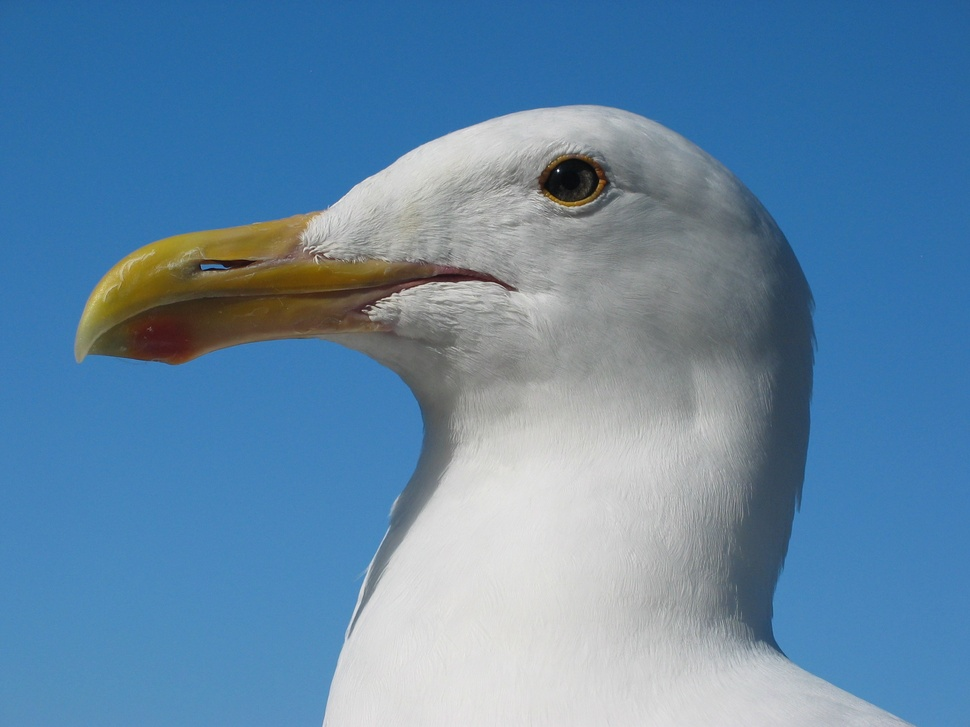
#> input picture 5th Semester/IDS (Intro to Data Science)/ASS/duck.jpg, 970 x 727 px, shrunk from 2272 x 1704 before the run
$ jupyter execute 'M.Soban Anjum_BSDSF21A007_Assignment_09.ipynb'   (older library calls are emulated)
#> lines starting #> are read from the running program, lines starting #| are printed output that depends on the picture; after the words box and inside, x2 and y2 are one past the last pixel; in counts of white or black regions, pixels touching at a corner belong together
# Assignment-09
### Numpy

### Questin 01
Scientific Data Analysis with NumPy You are a scientist conducting research on climate change. You have collected temperature data from weather stations around the world stored in a NumPy array. Your task is to analyze the data using NumPy to:
1. Calculate the average temperature for each month across all stations.
2. Identify the station with the highest and lowest average temperature.
3. Determine the month with the largest temperature variation.
4. Visualize the temperature data using line plots or heatmaps.

<b>Use the following data set

[cell 1]
import numpy as np

# Sample temperature data for each month (in Celsius)
temperature_data = np.array([
    # January
    [10, 12, 15, 8, 9],
    # February
    [11, 13, 14, 9, 10],
    # March
    [12, 14, 16, 10, 11],
    # April
    [14, 16, 18, 12, 13],
    # May
    [16, 18, 20, 14, 15],
    # June
    [18, 20, 22, 16, 17],
    # July
    [20, 22, 24, 18, 19],
    # August
    [22, 24, 26, 20, 21],
    # September
    [20, 22, 24, 18, 19],
    # October
    [18, 20, 22, 16, 17],
    # November
    [15, 17, 19, 13, 14],
    # December
    [12, 14, 16, 10, 11]
])

# Station names for reference
station_names = ['Station A', 'Station B', 'Station C', 'Station D', 'Station E']

[cell 2]
# Calculate the average temperature for each month across all stations
monthly_avg_temps = np.mean(temperature_data, axis=1)
print("Average temperature for each month across all stations:", monthly_avg_temps)

[cell 3]
# Calculate the average temperature for each station across all months
station_avg_temps = np.mean(temperature_data, axis=0)

# Identify the station with the highest and lowest average temperature
max_station_index = np.argmax(station_avg_temps)
min_station_index = np.argmin(station_avg_temps)

station_names = ['Station A', 'Station B', 'Station C', 'Station D', 'Station E']

print(f"Station with the highest average temperature: {station_names[max_station_index]} ({station_avg_temps[max_station_index]:.2f} °C)")
print(f"Station with the lowest average temperature: {station_names[min_station_index]} ({station_avg_temps[min_station_index]:.2f} °C)")

[cell 4]
# Calculate the temperature variation for each month (max - min)
monthly_temp_variation = np.ptp(temperature_data, axis=1)

# Identify the month with the largest temperature variation
max_variation_month_index = np.argmax(monthly_temp_variation)

month_names = ['January', 'February', 'March', 'April', 'May', 'June', 'July', 'August', 'September', 'October', 'November', 'December']

print(f"Month with the largest temperature variation: {month_names[max_variation_month_index]} ({monthly_temp_variation[max_variation_month_index]} °C)")

[cell 5]
import matplotlib.pyplot as plt

# Line plot for average temperatures of each month
plt.figure(figsize=(10, 6))
plt.plot(month_names, monthly_avg_temps, marker='o')
plt.title('Average Monthly Temperature Across All Stations')
plt.xlabel('Month')
plt.ylabel('Average Temperature (°C)')
plt.grid(True)
plt.show()

[cell 6]
# Heatmap for temperature data
plt.figure(figsize=(10, 6))
plt.imshow(temperature_data, cmap='hot', interpolation='nearest', aspect='auto')
plt.colorbar(label='Temperature (°C)')
plt.xticks(ticks=np.arange(len(station_names)), labels=station_names)
plt.yticks(ticks=np.arange(len(month_names)), labels=month_names)
plt.title('Temperature Data Heatmap')
plt.xlabel('Station')
plt.ylabel('Month')
plt.show()
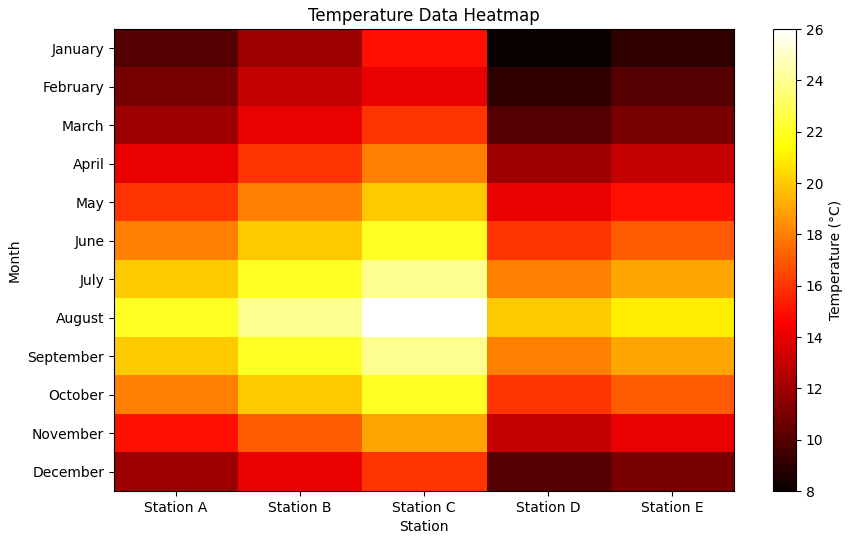
#> figure drawn by matplotlib, 2 panels

### Questin 02
 Financial Analysis with NumPy You are a data analyst working for a financial company. You have a dataset containing daily stock prices of a company for the past year stored in a NumPy array. Your task is to perform the following analysis using NumPy:
1. Calculate the daily returns of the stock prices.
2. Compute the mean, standard deviation, and variance of the daily returns.
3. Identify days with the highest and lowest returns.
4. Calculate the cumulative returns over the year.

<b>Use the following data set

[cell 7]
import numpy as np

# Sample daily stock prices for the past year
stock_prices = np.array([
    100.0, 102.5, 105.3, 107.1, 108.9, 110.7, 109.8, 108.2, 106.5, 105.0, 103.5, 102.0,
    101.2, 100.5, 99.8, 98.7, 97.6, 96.5, 95.4, 94.3, 93.2, 92.1, 91.0, 90.5, 90.0, 89.5,
    89.0, 88.5, 88.0, 87.5, 87.0, 86.5, 86.0, 86.5, 87.0, 87.5, 88.0, 88.5, 89.0, 89.5,
    90.0, 90.5, 91.0, 91.5, 92.0, 92.5, 93.0, 93.5, 94.0, 94.5, 95.0, 95.5, 96.0, 96.5,
    97.0, 97.5, 98.0, 98.5, 99.0, 99.5, 100.0, 101.0, 102.0, 103.0, 104.0, 105.0, 106.0,
    107.0, 108.0, 109.0, 110.0, 111.0, 112.0, 113.0, 114.0, 115.0, 116.0, 117.0, 118.0,
    119.0, 120.0, 121.0, 122.0, 123.0, 124.0, 125.0, 126.0, 127.0, 128.0, 129.0, 130.0,
    131.0, 132.0, 133.0, 134.0, 135.0, 136.0, 137.0, 138.0, 139.0, 140.0, 141.0, 142.0,
    143.0, 144.0, 145.0, 146.0, 147.0, 148.0, 149.0, 150.0, 151.0, 152.0, 153.0, 154.0,
    155.0, 156.0, 157.0, 158.0, 159.0, 160.0, 161.0, 162.0, 163.0, 164.0, 165.0, 166.0,
    167.0, 168.0, 169.0, 170.0, 171.0, 172.0, 173.0, 174.0, 175.0, 176.0, 177.0, 178.0,
    179.0, 180.0, 181.0, 182.0, 183.0, 184.0, 185.0, 186.0, 187.0, 188.0, 189.0, 190.0,
    191.0, 192.0, 193.0, 194.0, 195.0, 196.0, 197.0, 198.0, 199.0, 200.0
])

[cell 8]
# Calculate daily returns
daily_returns = np.diff(stock_prices) / stock_prices[:-1]
print("Daily Returns:", daily_returns)

[cell 9]
# Compute the mean of daily returns
mean_daily_return = np.mean(daily_returns)

# Compute the standard deviation of daily returns
std_daily_return = np.std(daily_returns)

# Compute the variance of daily returns
var_daily_return = np.var(daily_returns)

print(f"Mean Daily Return: {mean_daily_return:.4f}")
print(f"Standard Deviation of Daily Returns: {std_daily_return:.4f}")
print(f"Variance of Daily Returns: {var_daily_return:.4f}")

[cell 10]
# Identify the day with the highest return
max_return_index = np.argmax(daily_returns)
max_return_value = daily_returns[max_return_index]

# Identify the day with the lowest return
min_return_index = np.argmin(daily_returns)
min_return_value = daily_returns[min_return_index]

print(f"Day with the highest return: Day {max_return_index + 1} ({max_return_value:.4f})")
print(f"Day with the lowest return: Day {min_return_index + 1} ({min_return_value:.4f})")

[cell 11]
# Calculate the cumulative return over the year
cumulative_return = np.prod(1 + daily_returns) - 1
print(f"Cumulative Return over the year: {cumulative_return:.4f}")

### Questin 03

You are working on a project that involves image processing. In this assignment, you will utilize NumPy to implement various operations on an RGB image of your own choice. Follow the steps below:

- Select an Image:
- Choose an RGB image of your own choice. You can use any image. Ensure that the image is in RGB format.
- Convert RGB Image to Grayscale:
- Convert the grayscale image to a binary image using a threshold value.
- Apply Gaussian blur to the binary image to reduce noise.
- Detect edges in the blurred image using the Sobel operator.
- Compute the histogram of pixel intensities in the original grayscale image.

<br> Visualize the results of each operation to observe the effects on the image.
Submission Guidelines:

<br>Submit the selected RGB image in the submission as well.

[cell 12]
import cv2

import matplotlib.pyplot as plt

# Load the RGB image
image = cv2.imread('duck.jpg')
#> image is the input picture: shape (727, 970, 3); mean B, G, R 166.6, 134.5, 97.1
# Convert the image from BGR (OpenCV format) to RGB
image_rgb = cv2.cvtColor(image, cv2.COLOR_BGR2RGB)

# Convert RGB image to grayscale
gray_image = cv2.cvtColor(image_rgb, cv2.COLOR_RGB2GRAY)
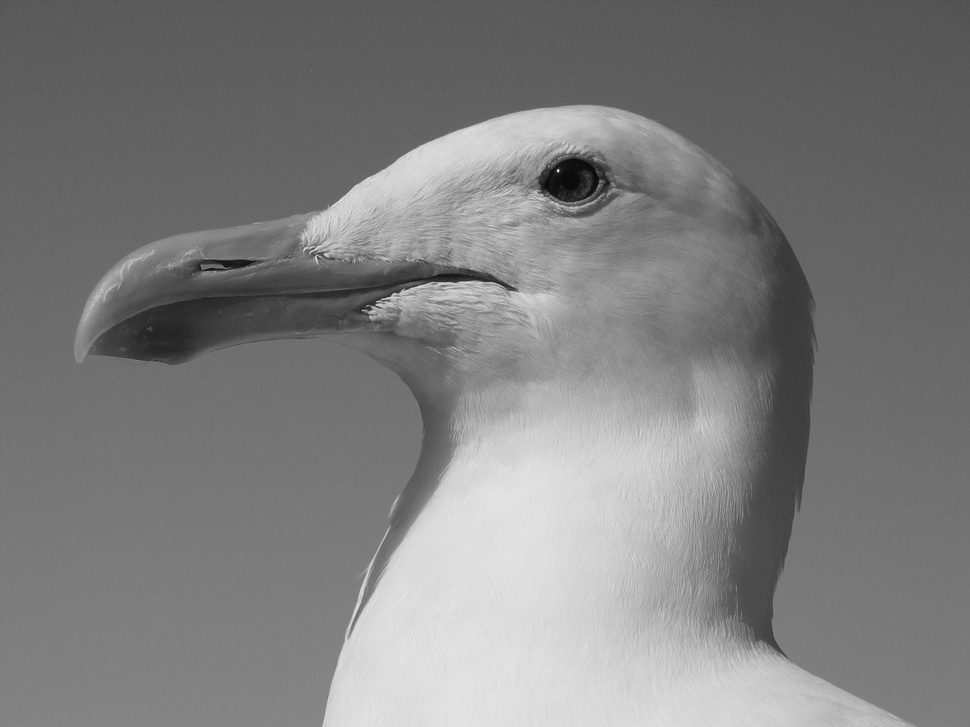
#> gray_image: shape (727, 970); min 7, max 255, mean 127

# Display the original RGB image and the grayscale image
plt.figure(figsize=(10, 5))

plt.subplot(1, 2, 1)
plt.imshow(image_rgb)
plt.title('Original RGB Image')
plt.axis('off')

plt.subplot(1, 2, 2)
plt.imshow(gray_image, cmap='gray')
plt.title('Grayscale Image')
plt.axis('off')

plt.show()
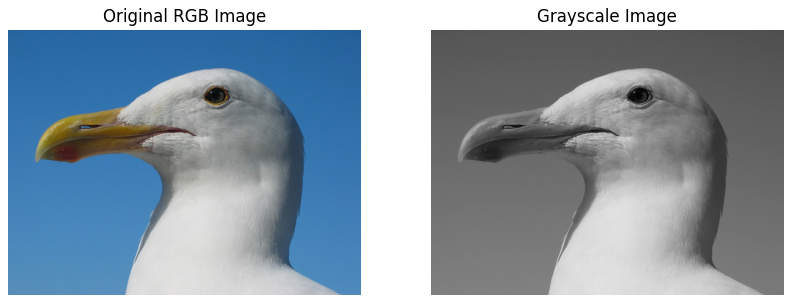
#> figure drawn by matplotlib, 2 panels

[cell 13]
# Convert grayscale image to binary image using a threshold value
_, binary_image = cv2.threshold(gray_image, 128, 255, cv2.THRESH_BINARY)
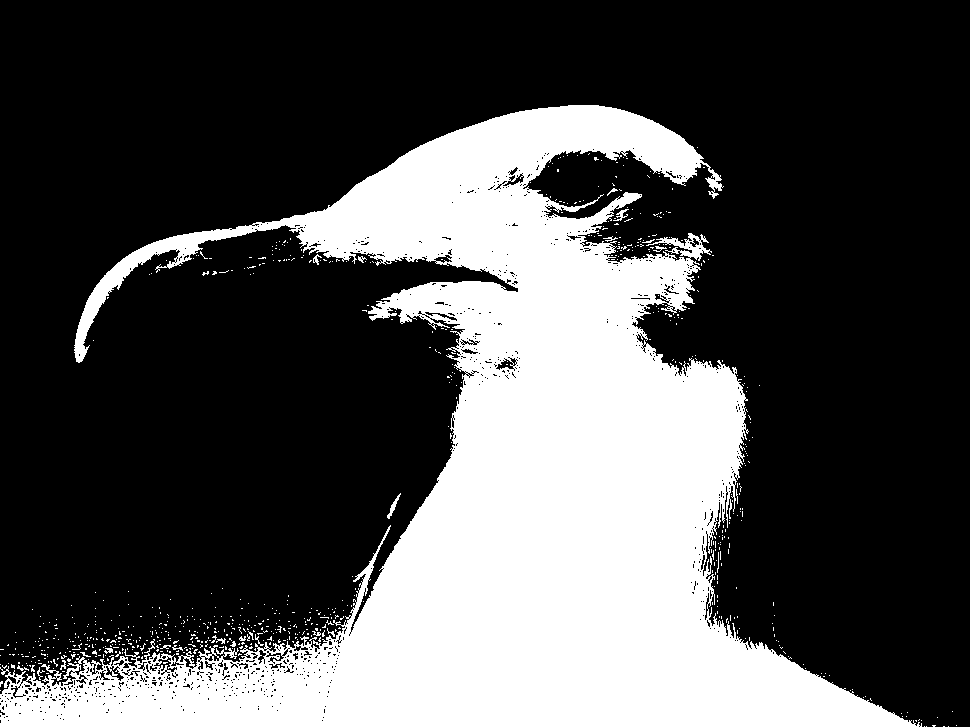
#> binary_image: shape (727, 970); 30.7% white; 735 white regions (712 under 20 px), largest, box (x1, y1, x2, y2) and area: (0, 105, 922, 727) 213664, (387, 493, 401, 519) 89, (613, 209, 629, 221) 68

# Display the binary image
plt.figure(figsize=(5, 5))
plt.imshow(binary_image, cmap='gray')
plt.title('Binary Image')
plt.axis('off')
plt.show()

[cell 14]
# Apply Gaussian blur to the binary image to reduce noise
blurred_image = cv2.GaussianBlur(binary_image, (5, 5), 0)

# Display the blurred image
plt.figure(figsize=(5, 5))
plt.imshow(blurred_image, cmap='gray')
plt.title('Blurred Image')
plt.axis('off')
plt.show()

[cell 15]
# Detect edges using the Sobel operator
sobelx = cv2.Sobel(blurred_image, cv2.CV_64F, 1, 0, ksize=5)
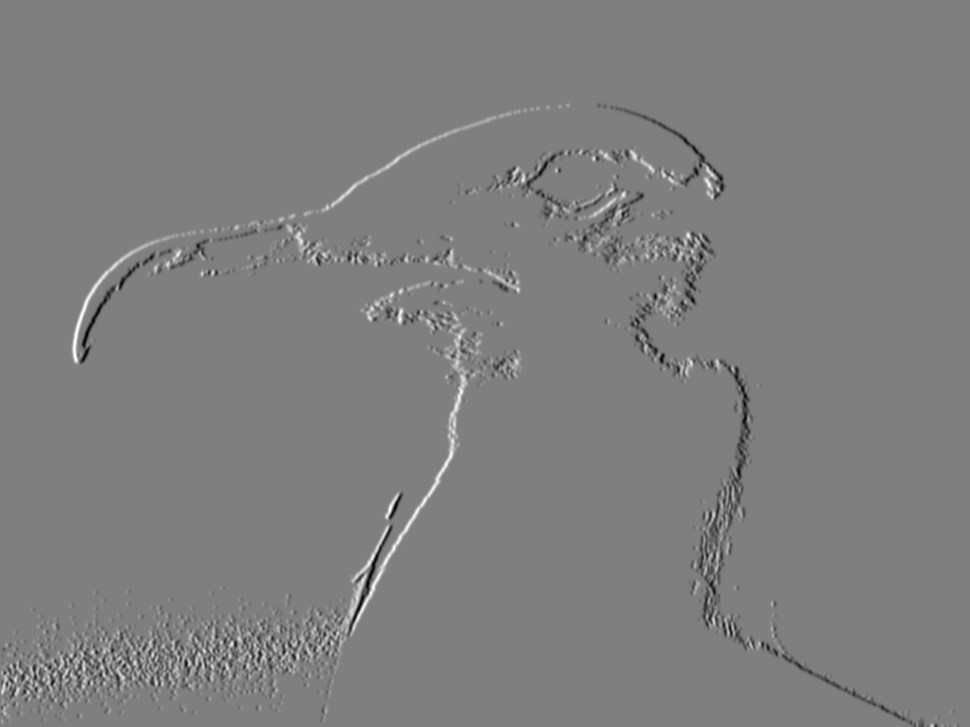
#> sobelx: shape (727, 970) float64; min -8884, max 8912, mean -1.7; drawn with min black and max white
sobely = cv2.Sobel(blurred_image, cv2.CV_64F, 0, 1, ksize=5)
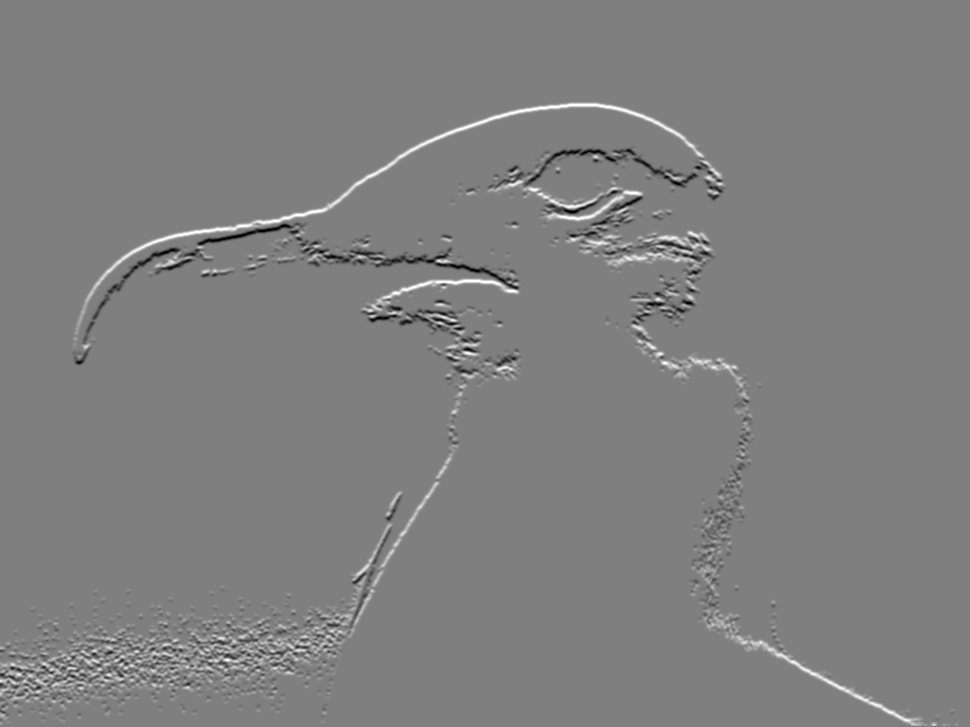
#> sobely: shape (727, 970) float64; min -8912, max 8912, mean 42.8; drawn with min black and max white
edges = np.hypot(sobelx, sobely)
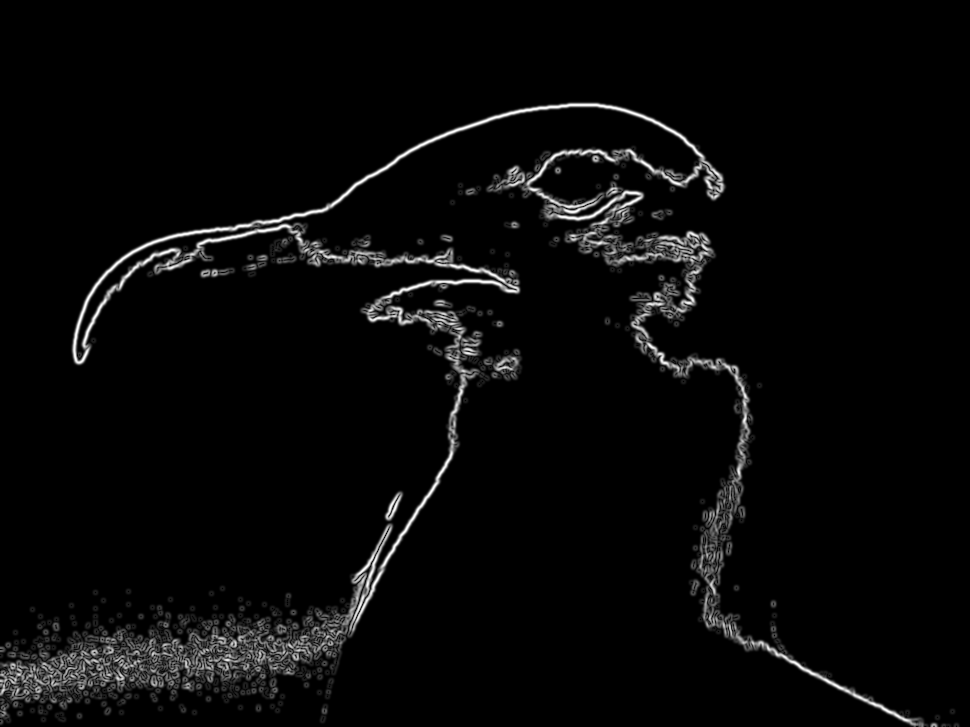
#> edges: shape (727, 970) float64; min 0, max 9241.1, mean 308.2; drawn with min black and max white

# Display the edges
plt.figure(figsize=(5, 5))
plt.imshow(edges, cmap='gray')
plt.title('Edges Detected by Sobel Operator')
plt.axis('off')
plt.show()

[cell 16]
# Compute the histogram of pixel intensities in the original grayscale image
histogram, bin_edges = np.histogram(gray_image, bins=256, range=(0, 255))
#> histogram = 256 values, max 18022 at index 92, min 0 at index 0, mean 2754.6; bin_edges = 257 values from 0 to 255

# Plot the histogram
plt.figure(figsize=(10, 5))
plt.plot(bin_edges[0:-1], histogram)
plt.title('Histogram of Pixel Intensities')
plt.xlabel('Pixel Intensity')
plt.ylabel('Frequency')
plt.show()
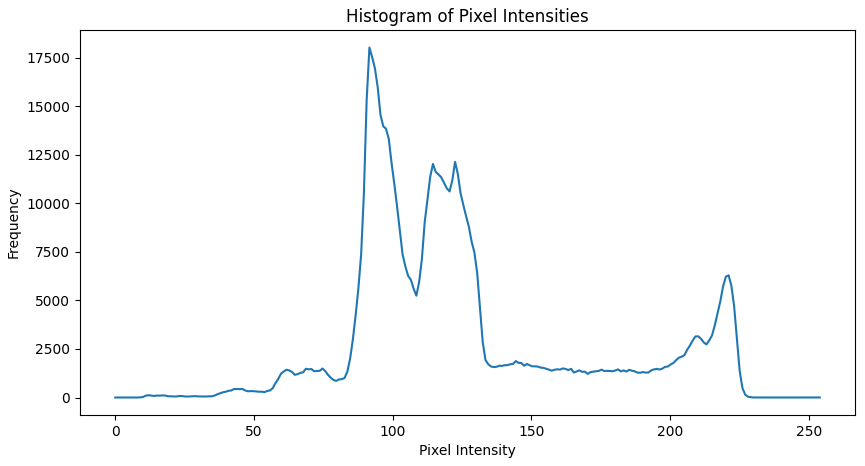
#> figure drawn by matplotlib, 1 panel; curve peaks at x = 91.64, y = 18022
